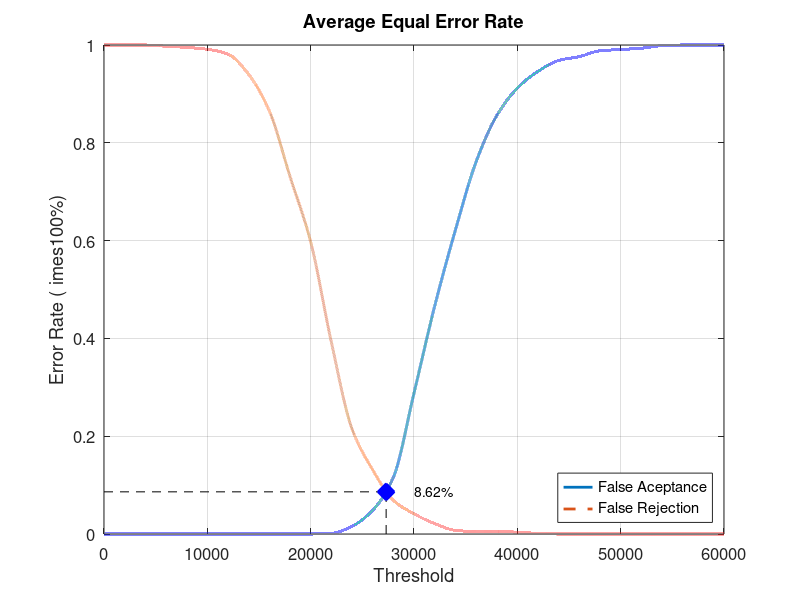
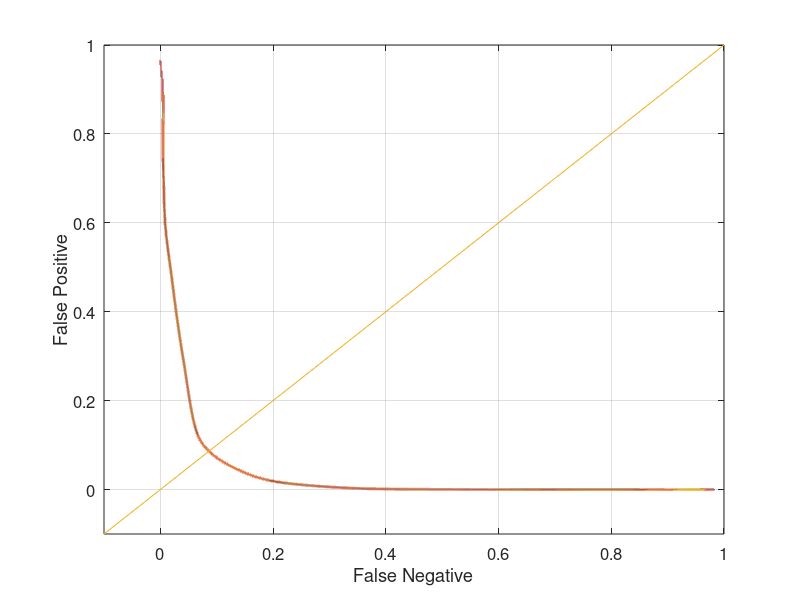

Write MATLAB code to recreate these figures, in order.
close all;
clear;
clc;
x = 0:2000:60000;
xq = 0:0.5:60000;

y0 = [0 0 0 0 0 0 0 0 0 0 0 0.00131579 0.0157895 0.0486842 0.115789 0.288158 0.465789 0.621053 0.760526 0.855263 0.911842 0.946053 0.968421 0.976316 0.988158 0.990789 0.993421 0.998684 1 1 1]
yy0 = interp1(x, y0, xq, 'pchip');
y1 = [1 1 1 0.9975 0.995 0.99125 0.98125 0.94 0.865 0.73125 0.5975 0.3925 0.215 0.13125 0.06875 0.04125 0.02125 0.0075 0.005 0.005 0.00375 0.00125 0 0 0 0 0 0 0 0 0]
yy1 = interp1(x, y1, xq, 'pchip');

% Calculating EER: 
y2 = abs(y0 - y1);
find(y2 == min(y2))
yy2 = abs(yy0 - yy1);
xEER = find(yy2 == min(yy2));
xEERIndex = xq(xEER) % X-axis EER
yEER = yy0(xEER) % Y-axis EER

main = figure
plot(xq, yy0,'-','LineWidth', 2);	hold on
plot(xq, yy1,'--','LineWidth', 2);	hold on
plot([xEERIndex xEERIndex], [0 yEER], 'k--');	hold on
plot([0 xEERIndex], [yEER yEER], 'k--');	hold on
plot(xEERIndex, yEER, 'bx', 'LineWidth', 10);	hold on
text(xEERIndex + 10 * xEERIndex / 100, yEER, [num2str(round((10000 * yEER)) / 100) '%'])
legend('False Aceptance', 'False Rejection', 'Location', 'SouthEast')
xlabel('Threshold')
ylabel('Error Rate (	imes100%)')
title('Average Equal Error Rate')
set(gca, 'FontSize', 12)
axis([0 60000 0 1])
grid on

print(main, 'Experiment3AverageMain', '-dpng');
FNRxFPR = figure('Color', [1 1 1]);
plot(yy1, yy0, '-', yy1, yy0, 'LineWidth', 2);
hold on
y = -0.1:0.1:1
plot(y, y); 
set(gca, 'FontSize', 12)
xlabel('False Negative')
ylabel('False Positive')
axis([-0.1 1 -0.1 1])
set(gca, 'FontSize', 12)
grid on

print(FNRxFPR, 'Experiment3AverageFNRxFPR','-dpng');
